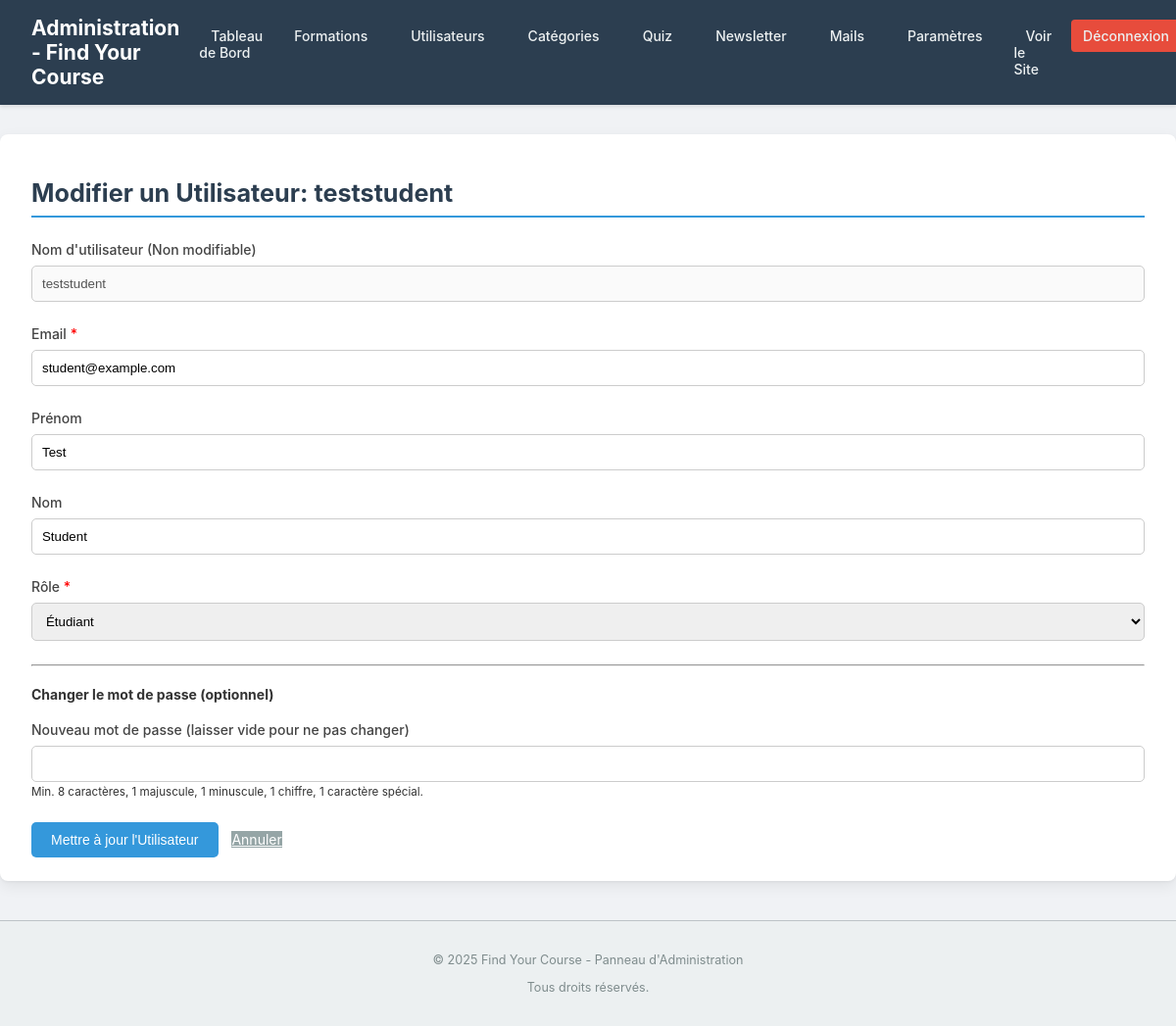
Page /admin/edit_user.php?id=2 (signed in) on the committed database.
### tables this page shows
CREATE TABLE `users` (
  `id` INT AUTO_INCREMENT PRIMARY KEY,
  `username` VARCHAR(50) NOT NULL UNIQUE,
  `email` VARCHAR(100) NOT NULL UNIQUE,
  `password` VARCHAR(255) NOT NULL COMMENT 'Hashed password',
  `first_name` VARCHAR(50) DEFAULT NULL,
  `last_name` VARCHAR(50) DEFAULT NULL,
  `code_verification` INT DEFAULT NULL,
  `email_verified` TINYINT(1) DEFAULT 0,
  `role` ENUM('student', 'admin', 'premium_student') NOT NULL DEFAULT 'student' COMMENT 'User role determines access level',
  `registration_date` TIMESTAMP DEFAULT CURRENT_TIMESTAMP
);

### admin/edit_user.php (the view, shortened to what this page needs)
<?php
$admin_page_title = "Modifier un Utilisateur";
require_once '../includes/admin_header.php';
$user_id_to_edit = filter_input(INPUT_GET, 'id', FILTER_VALIDATE_INT);
$user_data = null;
$stmt_fetch = $conn->prepare("SELECT id, username, email, first_name, last_name, role FROM users WHERE id = ?");
$stmt_fetch->bind_param("i", $user_id_to_edit);
$stmt_fetch->execute();
$result_fetch = $stmt_fetch->get_result();
if ($result_fetch->num_rows === 1) {
    $user_data = $result_fetch->fetch_assoc();
} else {
    $_SESSION['message'] = '<p class="admin-error-message">Utilisateur non trouvé.</p>';
    redirect(getBaseUrl() . '/admin/manage_users.php');
    exit;
}
$edit_username = $user_data['username'];
$edit_email = $user_data['email'];
$edit_first_name = $user_data['first_name'];
$edit_last_name = $user_data['last_name'];
$edit_role = $user_data['role'];
?>
<h2><?php echo htmlspecialchars($admin_page_title); ?>: <?php echo htmlspecialchars($user_data['username']); ?></h2>
<form action="edit_user.php?id=<?php echo $user_id_to_edit; ?>" method="POST" class="admin-form">
    <div class="form-group">
        <label for="username">Nom d'utilisateur (Non modifiable)</label>
        <input type="text" id="username" name="username_display" value="<?php echo htmlspecialchars($edit_username); ?>" readonly disabled>
    </div>
    <div class="form-group">
        <label for="email">Email <span style="color:red;">*</span></label>
        <input type="email" id="email" name="email" value="<?php echo htmlspecialchars($edit_email); ?>" required>
    </div>
    <div class="form-group">
        <label for="first_name">Prénom</label>
        <input type="text" id="first_name" name="first_name" value="<?php echo htmlspecialchars($edit_first_name); ?>">
    </div>
    <div class="form-group">
        <label for="last_name">Nom</label>
        <input type="text" id="last_name" name="last_name" value="<?php echo htmlspecialchars($edit_last_name); ?>">
    </div>
    <div class="form-group">
        <label for="role">Rôle <span style="color:red;">*</span></label>
        <select id="role" name="role" required <?php echo ($user_data['username'] === 'admin') ? 'disabled' : ''; ?>>
            <option value="student" <?php echo ($edit_role === 'student') ? 'selected' : ''; ?>>Étudiant</option>
        </select>
    </div>
    <hr style="margin: 20px 0;">
    <h4>Changer le mot de passe (optionnel)</h4>
     <div class="form-group">
        <label for="new_password">Nouveau mot de passe (laisser vide pour ne pas changer)</label>
        <input type="password" id="new_password" name="new_password" aria-describedby="newPasswordHelpAdmin">
        <small id="newPasswordHelpAdmin">Min. 8 caractères, 1 majuscule, 1 minuscule, 1 chiffre, 1 caractère spécial.</small>
    </div>
    <div class="form-actions">
        <button type="submit" class="admin-button-primary">Mettre à jour l'Utilisateur</button>
        <a href="manage_users.php" class="admin-button-secondary" style="margin-left:10px;">Annuler</a>
    </div>
</form>
<?php
require_once '../includes/admin_footer.php';
?>

### assets/css/admin_style.css (style rules this page uses)
body.admin-body { font-family: -apple-system, BlinkMacSystemFont, "Segoe UI", Roboto, Helvetica, Arial, sans-serif; margin: 0; padding: 0; background-color: #f0f2f5; color: #333; font-size: 14px; }
main.admin-main h2 { font-size: 1.8em; color: #2c3e50; margin-bottom: 1.5rem; padding-bottom: 0.5rem; border-bottom: 2px solid #3498db; }
.admin-form .form-group { margin-bottom: 1.5rem; }
.admin-form label { display: block; font-weight: 500; margin-bottom: 0.5rem; color: #444; }
.admin-form input[type="text"], .admin-form input[type="email"], .admin-form input[type="password"], .admin-form input[type="number"], .admin-form input[type="url"], .admin-form textarea, .admin-form select { width: 100%; padding: 10px; border: 1px solid #ccc; border-radius: 5px; box-sizing: border-box; font-size: 0.95em; transition: border-color 0.2s ease, box-shadow 0.2s ease; }
.admin-button-primary, .admin-form button[type="submit"] { background-color: #3498db; color: white; padding: 10px 20px; border: none; border-radius: 5px; cursor: pointer; font-size: 1em; font-weight: 500; transition: background-color 0.2s ease; text-decoration: none; display: inline-block; }
.admin-button-secondary { background-color: #95a5a6; color: white; }

### rows in the picture
users: username "teststudent", username_display "teststudent", email "student@example.com", first_name "Test", last_name "Student", role "Étudiant"

### other values in the picture
$admin_page_title "Modifier un Utilisateur"
